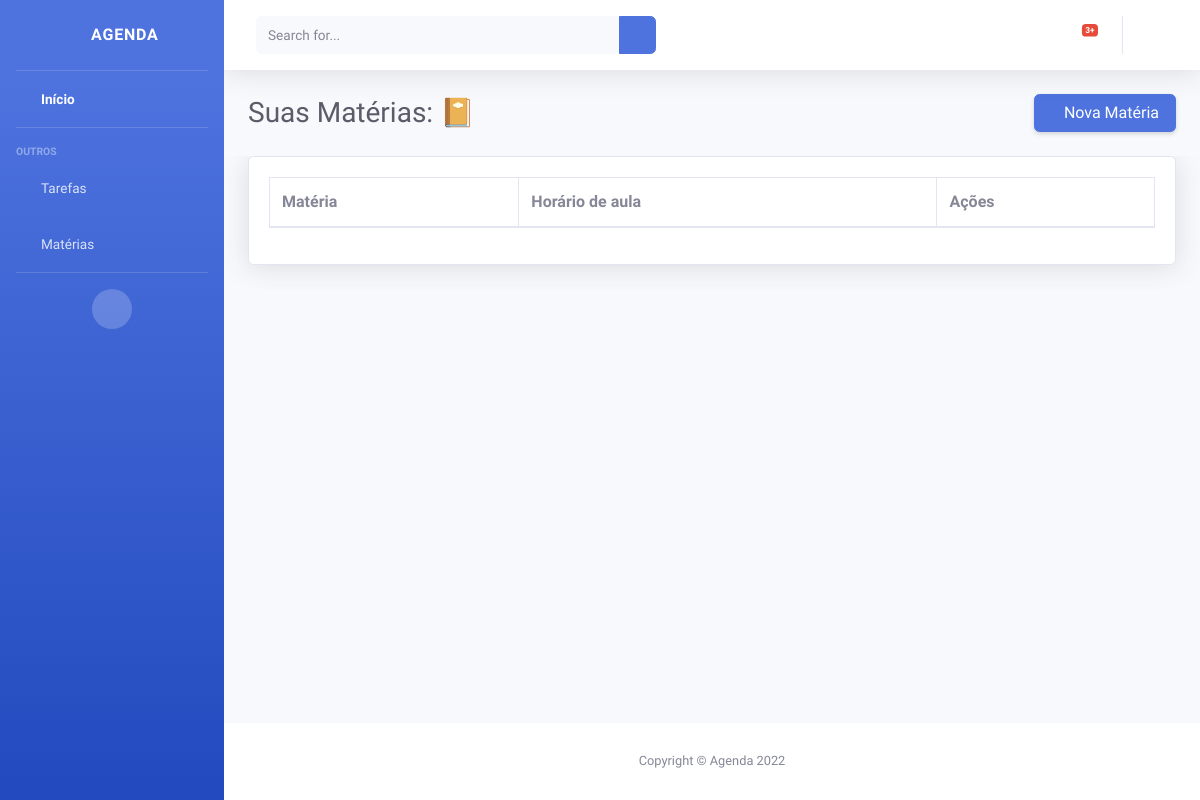
Before: /showMateria/ with the older database file.
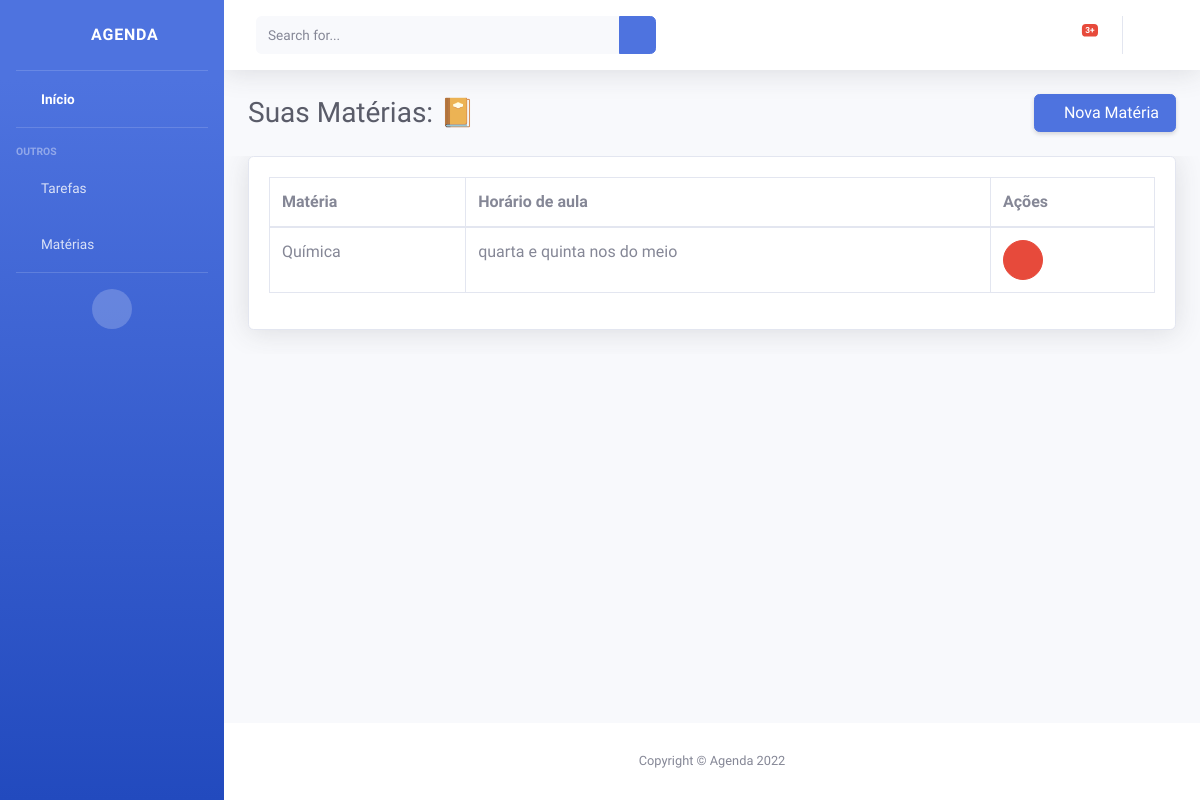
After: the same page with the newer database file.
### myapp/models.py (models this page shows, shortened)
class Materia(models.Model):
    codigo = models.AutoField(primary_key=True)
    nome = models.CharField(max_length=50)
    horario = models.CharField(max_length=50)

### myapp/views.py (the view)
# urls.py: path('showMateria/', showMateria, name="url_showMateria"),
def showMateria(request):
    materias = Materia.objects.all()
    pacote = {"materias": materias}
    return render(request, "materia.html", pacote)

### myapp/templates/materia.html (shortened to what this page needs)
{% extends 'layouts/agenda.html' %}
{% load static %}
{% load crispy_forms_tags %}
{% block conteudo %}
<!DOCTYPE html>
<body>
    <div class="container-fluid">
        <div class="d-sm-flex align-items-center justify-content-between mb-4">
            <h1 class="h3 mb-0 text-gray-800">Suas Matérias: 📔<br></h1>
            <a href="{% url 'url_formMateria' %}" class="d-none d-sm-inline-block btn btn-primary shadow-sm"><i class="fas fa-plus"></i> Nova Matéria&nbsp;</a>
        </div>
    </div>
    <section class="category-section">
        <div id="content-wrapper" class="d-flex flex-column">
            <div class="content">
                <div class="container-fluid">
                    <div class="card shadow mb-4">
                        <div class="card-body">
                            <div class="table-responsive">
                                <table class="table table-bordered">
                                    <thead>
                                        <th>Matéria</th>
                                        <th>Horário de aula</th>
                                        <th>Ações</th>
                                    </thead>
                                    {% for i in materias%}
                                    <tr>
                                        <td>{{ i.nome }}</td>
                                        <td>{{ i.horario }}</td>
                                        <td>
                                            <a href="{% url 'url_deleteMateria' i.codigo %}" class="text-decoration-none"><button class="btn btn-circle btn-danger text-white"><i class="fas fa-trash btn-lg"></i></button></a>
                                        </td>
                                    </tr>
                                    {% endfor %}
                                </table>
                            </div>
                        </div>
                    </div>
                </div>
            </div>
        </div>
    </section>
</body>
{% endblock %}

Changed rows visible on the page:
added Materia: nome "Química", horario "quarta e quinta nos do meio"
